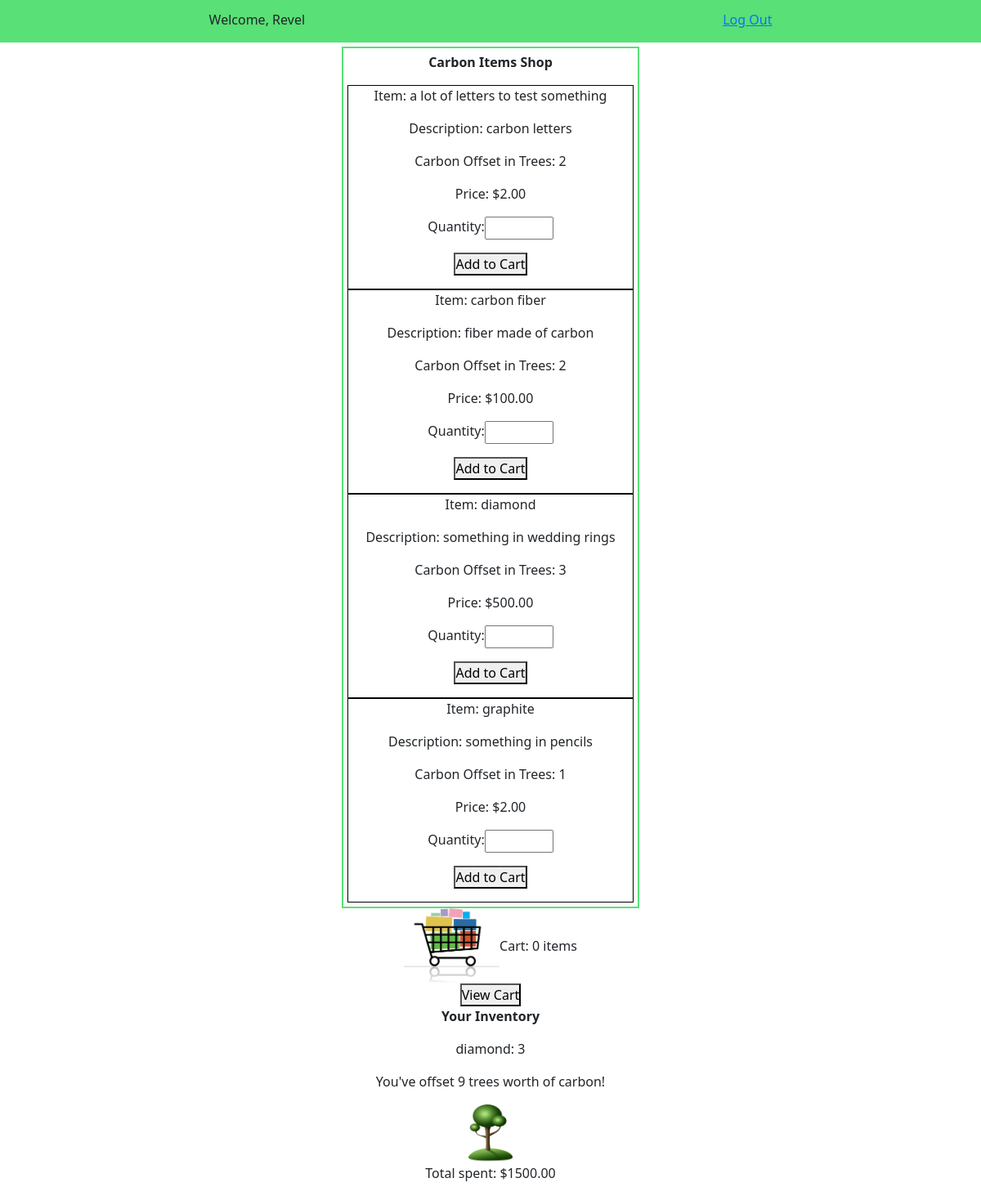
Screenshot of /marketplace/ (signed in) with the database file from the repository.
### login_app/models.py (models this page shows, shortened)
class User(models.Model):
    first_name = models.CharField(max_length=255)
    last_name = models.CharField(max_length=255)
    email = models.EmailField(max_length=254)
    password = models.CharField(max_length=255)
    created_at = models.DateTimeField(auto_now_add=True)
    updated_at = models.DateTimeField(auto_now=True)
    objects = UserManager()

### marketplace/models.py (models this page shows, shortened)
class Item(models.Model):
    name = models.CharField(max_length=100)
    description = models.TextField()
    carbon_offset_in_trees = models.IntegerField()
    cost = models.DecimalField(max_digits=5, decimal_places=2)
    purchases = models.ManyToManyField('login_app.User', through="User_Item_Count")
    carts = models.ManyToManyField(Cart, through="Cart_Item_Count")
    created_at = models.DateTimeField(auto_now_add=True)
    updated_at = models.DateTimeField(auto_now=True)
    objects = ItemManager()

class User_Item_Count(models.Model):
    user = models.ForeignKey('login_app.User', on_delete=models.CASCADE)
    item = models.ForeignKey(Item, on_delete=models.CASCADE)
    orders = models.IntegerField()
    created_at = models.DateTimeField(auto_now_add=True)
    updated_at = models.DateTimeField(auto_now=True)

### login_app/views.py (the view, shortened to what this page needs)
# urls.py: path('', include('marketplace.urls')),
def marketplace(request):
    if 'user_id' in request.session:
        shop_items = apps.get_model('marketplace.Item').objects.all()
        if shop_items:
            cart_items = apps.get_model('marketplace.Cart_Item_Count').objects.filter(
                cart=apps.get_model('marketplace.Cart').objects.get(user=User.objects.get(id=request.session['user_id']))
            )
            if cart_items:
                total_quantity = 0
                for item in cart_items:
                    total_quantity += item.quantity
                user_items = apps.get_model('marketplace.User_Item_Count').objects.filter(user=User.objects.get(id=request.session['user_id']))
                if user_items:
                    total_carbon_offset = 0
                    total_cost = 0
                    for item in user_items:
                        total_carbon_offset += item.item.carbon_offset_in_trees * item.orders
                        total_cost += item.item.cost * item.orders
                    context = {
                        'items': reversed(shop_items),
                        'total_quantity': total_quantity,
                        'user': User.objects.get(id=request.session['user_id']),
                        'user_items': user_items,
                        'total_carbon_offset': total_carbon_offset,
                        'total_cost': total_cost
                    }
                    return render(request, 'marketplace.html', context)
                else:
                    context = {
                        'items': reversed(shop_items),
                        'total_quantity': total_quantity,
                        'user': User.objects.get(id=request.session['user_id']),
                    }
                    return render(request, 'marketplace.html', context)
            else:
                total_quantity = 0
                user_items = apps.get_model('marketplace.User_Item_Count').objects.filter(user=User.objects.get(id=request.session['user_id']))
                if user_items:
                    total_carbon_offset = 0
                    total_cost = 0
                    for item in user_items:
                        total_carbon_offset += item.item.carbon_offset_in_trees * item.orders
                        total_cost += item.item.cost * item.orders
                    context = {
                        'items': reversed(shop_items),
                        'total_quantity': total_quantity,
                        'user': User.objects.get(id=request.session['user_id']),
                        'user_items': user_items,
                        'total_carbon_offset': total_carbon_offset,
                        'total_cost': total_cost
                    }
                    return render(request, 'marketplace.html', context)
    else:
        return redirect('index')

### marketplace/templates/marketplace.html (shortened to what this page needs)
<!DOCTYPE html>
<html>
	<head>
        {% load static %}
        <link rel="stylesheet" href="https://cdn.jsdelivr.net/npm/bootstrap@5.1.1/dist/css/bootstrap.css">
        <link rel="stylesheet" href="{% static 'style.css' %}">
    </head>
    <body>
        <div id="wrapper">
            <div id="topdiv">
                <p>Welcome, {{user.first_name}}</p>
                <a href="logout/">Log Out</a>
            </div>
            <div id="catalog">
                <p class="bold">Carbon Items Shop</p>
                {% for item in items %}
                    <div class="catalog_item">
                        <p>Item: {{item.name}}</p>
                        <p>Description: {{item.description}}</p>
                        <p>Carbon Offset in Trees: {{item.carbon_offset_in_trees}}</p>
                        <p>Price: ${{item.cost}}</p>
                        <div class="form">
                            <form action="add-to-cart/{{item.id}}/{{user.id}}/" method="post">
                                <p>
                                    <label>
                                        Quantity:
                                        <input name="purchase_quantity" type="number" min="1" max="10" step="1" required>
                                    </label>
                                </p>
                                <p><button type="submit">Add to Cart</button></p>
                            </form>
                        </div>
                    </div>
                {% endfor %}
            </div>
            <div id="cart">
                <div id="cart_counter">
                    <img src="{% static 'cart.png' %}">
                    Cart: {{total_quantity}} items
                </div>
                <form action="view-cart/{{user.id}}/" method="get">
                    <button type="submit">View Cart</button>
                </form>
            </div>
            <div class="orders">
                <p class="bold">Your Inventory</p>
                {% for item in user_items %}
                    <p>{{item.item.name}}: {{item.orders}}</p>
                {% endfor %}
                {% if total_carbon_offset > 0 %}
                    <p>You've offset {{total_carbon_offset}} trees worth of carbon!</p>
                    <div id="tree_imgs">
                        <img src="{% static 'tree.png' %}">
                    </div>
                {% endif %}
                <p>Total spent: ${{total_cost}}</p>
            </div>
        </div>
    </body>
</html>

### login_app/static/style.css (style rules this page uses)
* { margin: 0%; padding: 0%; box-sizing: border-box; }
#wrapper { display: flex; flex-flow: column; justify-content: space-around; align-items: center; }
.form { display: flex; flex-flow: column; align-items: center; text-align: center; }
label { width: 100%; display: flex; justify-content: space-between; }
#topdiv { display: flex; flex-flow: row; justify-content: space-around; width: 100%; padding-top: 1%; background-color: rgb(89, 224, 118); }
#catalog { text-align: center; border: 2px solid rgb(89, 224, 118); padding: 5px; margin-top: 5px; }
.bold { font-weight: bold; }
.catalog_item { border: 1px solid black; width: 350px; text-align: center; }
img { width: 15%; }
.orders { display: flex; align-items: center; justify-content: space-around; flex-flow: column; width: 30%; }
#tree_imgs { display: flex; flex-flow: row; align-items: center; justify-content: space-around; }
#cart { display: flex; align-items: center; flex-flow: column; width: 100%; }
#cart_counter { width: 65%; display: flex; justify-content: center; align-items: center; }

### rows the page displays
User: first_name "Revel"
Item: name "a lot of letters to test something", description "carbon letters", carbon_offset_in_trees "2", cost "2.00"
Item: name "carbon fiber", description "fiber made of carbon", carbon_offset_in_trees "2", cost "100.00"
Item: name "diamond", description "something in wedding rings", carbon_offset_in_trees "3", cost "500.00"
Item: name "graphite", description "something in pencils", carbon_offset_in_trees "1", cost "2.00"
User_Item_Count: item.name "diamond", orders "3"

### other values shown
{{ total_quantity }} "0"
{{ total_carbon_offset }} "9"
{{ total_cost }} "1500.00"
